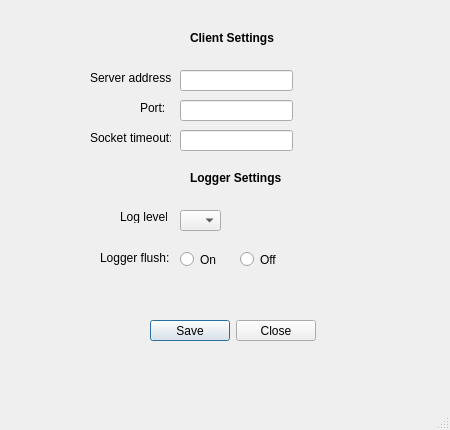
<?xml version="1.0" encoding="UTF-8"?>
<ui version="4.0">
 <class>SettingsWindow</class>
 <widget class="QMainWindow" name="SettingsWindow">
  <property name="geometry">
   <rect>
    <x>0</x>
    <y>0</y>
    <width>450</width>
    <height>430</height>
   </rect>
  </property>
  <property name="minimumSize">
   <size>
    <width>450</width>
    <height>430</height>
   </size>
  </property>
  <property name="maximumSize">
   <size>
    <width>450</width>
    <height>430</height>
   </size>
  </property>
  <property name="windowTitle">
   <string>Settings</string>
  </property>
  <property name="windowIcon">
   <iconset>
    <normaloff>../../../PROGRAMMING/SMTP_CLIENT_TEST4/QTApp1/img/settings.png</normaloff>../../../PROGRAMMING/SMTP_CLIENT_TEST4/QTApp1/img/settings.png</iconset>
  </property>
  <widget class="QWidget" name="centralwidget">
   <widget class="QLabel" name="label">
    <property name="geometry">
     <rect>
      <x>190</x>
      <y>30</y>
      <width>91</width>
      <height>16</height>
     </rect>
    </property>
    <property name="font">
     <font>
      <bold>true</bold>
     </font>
    </property>
    <property name="text">
     <string>Client Settings</string>
    </property>
   </widget>
   <widget class="QLabel" name="label_2">
    <property name="geometry">
     <rect>
      <x>90</x>
      <y>70</y>
      <width>81</width>
      <height>16</height>
     </rect>
    </property>
    <property name="text">
     <string>Server address:</string>
    </property>
   </widget>
   <widget class="QLabel" name="label_3">
    <property name="geometry">
     <rect>
      <x>140</x>
      <y>100</y>
      <width>31</width>
      <height>16</height>
     </rect>
    </property>
    <property name="text">
     <string>Port:</string>
    </property>
   </widget>
   <widget class="QLabel" name="label_4">
    <property name="geometry">
     <rect>
      <x>90</x>
      <y>130</y>
      <width>81</width>
      <height>16</height>
     </rect>
    </property>
    <property name="text">
     <string>Socket timeout:</string>
    </property>
   </widget>
   <widget class="QLabel" name="label_5">
    <property name="geometry">
     <rect>
      <x>190</x>
      <y>170</y>
      <width>101</width>
      <height>16</height>
     </rect>
    </property>
    <property name="font">
     <font>
      <bold>true</bold>
     </font>
    </property>
    <property name="text">
     <string>Logger Settings</string>
    </property>
   </widget>
   <widget class="QLabel" name="label_6">
    <property name="geometry">
     <rect>
      <x>120</x>
      <y>210</y>
      <width>47</width>
      <height>13</height>
     </rect>
    </property>
    <property name="text">
     <string>Log level:</string>
    </property>
   </widget>
   <widget class="QLabel" name="label_7">
    <property name="geometry">
     <rect>
      <x>100</x>
      <y>250</y>
      <width>71</width>
      <height>16</height>
     </rect>
    </property>
    <property name="text">
     <string>Logger flush:</string>
    </property>
   </widget>
   <widget class="QDialogButtonBox" name="buttonBox">
    <property name="geometry">
     <rect>
      <x>150</x>
      <y>320</y>
      <width>166</width>
      <height>21</height>
     </rect>
    </property>
    <property name="standardButtons">
     <set>QDialogButtonBox::Close|QDialogButtonBox::Save</set>
    </property>
   </widget>
   <widget class="QLineEdit" name="lineServerAddress">
    <property name="geometry">
     <rect>
      <x>180</x>
      <y>70</y>
      <width>113</width>
      <height>21</height>
     </rect>
    </property>
    <property name="clearButtonEnabled">
     <bool>true</bool>
    </property>
   </widget>
   <widget class="QLineEdit" name="linePort">
    <property name="geometry">
     <rect>
      <x>180</x>
      <y>100</y>
      <width>113</width>
      <height>21</height>
     </rect>
    </property>
    <property name="clearButtonEnabled">
     <bool>true</bool>
    </property>
   </widget>
   <widget class="QLineEdit" name="lineTimeout">
    <property name="geometry">
     <rect>
      <x>180</x>
      <y>130</y>
      <width>113</width>
      <height>21</height>
     </rect>
    </property>
    <property name="clearButtonEnabled">
     <bool>true</bool>
    </property>
   </widget>
   <widget class="QComboBox" name="comboLogLevel">
    <property name="geometry">
     <rect>
      <x>180</x>
      <y>210</y>
      <width>41</width>
      <height>21</height>
     </rect>
    </property>
    <property name="currentText">
     <string/>
    </property>
    <property name="currentIndex">
     <number>-1</number>
    </property>
    <item>
     <property name="text">
      <string>1</string>
     </property>
    </item>
    <item>
     <property name="text">
      <string>2</string>
     </property>
    </item>
    <item>
     <property name="text">
      <string>3</string>
     </property>
    </item>
    <item>
     <property name="text">
      <string>4</string>
     </property>
    </item>
    <item>
     <property name="text">
      <string>5</string>
     </property>
    </item>
    <item>
     <property name="text">
      <string>6</string>
     </property>
    </item>
   </widget>
   <widget class="QRadioButton" name="flushOn">
    <property name="geometry">
     <rect>
      <x>180</x>
      <y>250</y>
      <width>41</width>
      <height>19</height>
     </rect>
    </property>
    <property name="text">
     <string>On</string>
    </property>
    <attribute name="buttonGroup">
     <string notr="true">buttonGroup</string>
    </attribute>
   </widget>
   <widget class="QRadioButton" name="flushOff">
    <property name="geometry">
     <rect>
      <x>240</x>
      <y>250</y>
      <width>41</width>
      <height>19</height>
     </rect>
    </property>
    <property name="text">
     <string>Off</string>
    </property>
    <attribute name="buttonGroup">
     <string notr="true">buttonGroup</string>
    </attribute>
   </widget>
  </widget>
  <widget class="QMenuBar" name="menubar">
   <property name="geometry">
    <rect>
     <x>0</x>
     <y>0</y>
     <width>450</width>
     <height>22</height>
    </rect>
   </property>
  </widget>
  <widget class="QStatusBar" name="statusbar"/>
 </widget>
 <resources/>
 <connections/>
 <buttongroups>
  <buttongroup name="buttonGroup"/>
 </buttongroups>
</ui>
